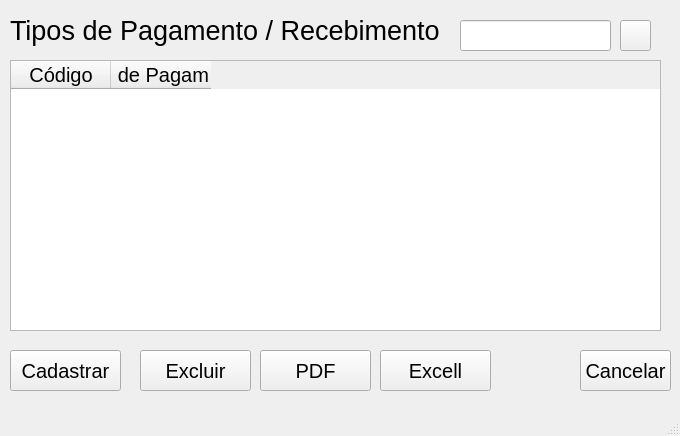
<?xml version="1.0" encoding="UTF-8"?>
<ui version="4.0">
 <class>MainWindow</class>
 <widget class="QMainWindow" name="MainWindow">
  <property name="geometry">
   <rect>
    <x>0</x>
    <y>0</y>
    <width>680</width>
    <height>436</height>
   </rect>
  </property>
  <property name="windowTitle">
   <string>MainWindow</string>
  </property>
  <widget class="QWidget" name="centralwidget">
   <widget class="QTableWidget" name="tbtipo_pagamento">
    <property name="geometry">
     <rect>
      <x>10</x>
      <y>60</y>
      <width>651</width>
      <height>271</height>
     </rect>
    </property>
    <column>
     <property name="text">
      <string>Código</string>
     </property>
     <property name="font">
      <font>
       <pointsize>15</pointsize>
      </font>
     </property>
    </column>
    <column>
     <property name="text">
      <string>Tipo de Pagamento</string>
     </property>
     <property name="font">
      <font>
       <pointsize>15</pointsize>
       <strikeout>false</strikeout>
      </font>
     </property>
    </column>
   </widget>
   <widget class="QPushButton" name="btnExcluir">
    <property name="geometry">
     <rect>
      <x>140</x>
      <y>350</y>
      <width>111</width>
      <height>41</height>
     </rect>
    </property>
    <property name="font">
     <font>
      <pointsize>15</pointsize>
     </font>
    </property>
    <property name="text">
     <string>Excluir</string>
    </property>
   </widget>
   <widget class="QLabel" name="txtTipo_pagamento">
    <property name="geometry">
     <rect>
      <x>10</x>
      <y>10</y>
      <width>441</width>
      <height>41</height>
     </rect>
    </property>
    <property name="font">
     <font>
      <pointsize>20</pointsize>
     </font>
    </property>
    <property name="text">
     <string>Tipos de Pagamento / Recebimento</string>
    </property>
   </widget>
   <widget class="QPushButton" name="btnCadastrar">
    <property name="geometry">
     <rect>
      <x>10</x>
      <y>350</y>
      <width>111</width>
      <height>41</height>
     </rect>
    </property>
    <property name="font">
     <font>
      <pointsize>15</pointsize>
     </font>
    </property>
    <property name="text">
     <string>Cadastrar</string>
    </property>
   </widget>
   <widget class="QLineEdit" name="edtConsultar">
    <property name="geometry">
     <rect>
      <x>460</x>
      <y>20</y>
      <width>151</width>
      <height>31</height>
     </rect>
    </property>
   </widget>
   <widget class="QPushButton" name="btnConsultar">
    <property name="geometry">
     <rect>
      <x>620</x>
      <y>20</y>
      <width>31</width>
      <height>31</height>
     </rect>
    </property>
    <property name="text">
     <string/>
    </property>
    <property name="icon">
     <iconset>
      <normaloff>btnPesquisar.png</normaloff>btnPesquisar.png</iconset>
    </property>
   </widget>
   <widget class="QPushButton" name="btnPdf">
    <property name="geometry">
     <rect>
      <x>260</x>
      <y>350</y>
      <width>111</width>
      <height>41</height>
     </rect>
    </property>
    <property name="font">
     <font>
      <pointsize>15</pointsize>
     </font>
    </property>
    <property name="text">
     <string>PDF</string>
    </property>
   </widget>
   <widget class="QPushButton" name="btnExcell">
    <property name="geometry">
     <rect>
      <x>380</x>
      <y>350</y>
      <width>111</width>
      <height>41</height>
     </rect>
    </property>
    <property name="font">
     <font>
      <pointsize>15</pointsize>
     </font>
    </property>
    <property name="text">
     <string>Excell</string>
    </property>
   </widget>
   <widget class="QPushButton" name="btnCancelar">
    <property name="geometry">
     <rect>
      <x>580</x>
      <y>350</y>
      <width>91</width>
      <height>41</height>
     </rect>
    </property>
    <property name="font">
     <font>
      <pointsize>15</pointsize>
     </font>
    </property>
    <property name="text">
     <string>Cancelar</string>
    </property>
   </widget>
  </widget>
  <widget class="QMenuBar" name="menubar">
   <property name="geometry">
    <rect>
     <x>0</x>
     <y>0</y>
     <width>680</width>
     <height>21</height>
    </rect>
   </property>
  </widget>
  <widget class="QStatusBar" name="statusbar"/>
 </widget>
 <resources/>
 <connections/>
</ui>
